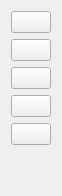
     <widget class="QWidget" name="sidebar_sm" native="true">
      <property name="sizePolicy">
       <sizepolicy hsizetype="Expanding" vsizetype="Preferred">
        <horstretch>0</horstretch>
        <verstretch>0</verstretch>
       </sizepolicy>
      </property>
      <property name="maximumSize">
       <size>
        <width>50</width>
        <height>16777215</height>
       </size>
      </property>
      <layout class="QVBoxLayout" name="verticalLayout_2">
       <item>
        <widget class="QPushButton" name="masterBandara_sm">
         <property name="text">
          <string/>
         </property>
         <property name="icon">
          <iconset>
           <normaloff>../SOAL LKS 25/SOAL LKS 25/IT SOFTWARE SOLUTION/Resources/Icons/map-unselected-72.png</normaloff>../SOAL LKS 25/SOAL LKS 25/IT SOFTWARE SOLUTION/Resources/Icons/map-unselected-72.png</iconset>
         </property>
        </widget>
       </item>
       <item>
        <widget class="QPushButton" name="masterMaskapai_sm">
         <property name="text">
          <string/>
         </property>
         <property name="icon">
          <iconset>
           <normaloff>../SOAL LKS 25/SOAL LKS 25/IT SOFTWARE SOLUTION/Resources/Icons/plane-take-off-unselected-72.png</normaloff>../SOAL LKS 25/SOAL LKS 25/IT SOFTWARE SOLUTION/Resources/Icons/plane-take-off-unselected-72.png</iconset>
         </property>
        </widget>
       </item>
       <item>
        <widget class="QPushButton" name="masterjp_sm">
         <property name="text">
          <string/>
         </property>
         <property name="icon">
          <iconset>
           <normaloff>../SOAL LKS 25/SOAL LKS 25/IT SOFTWARE SOLUTION/Resources/Icons/calendar-unselected-72.png</normaloff>../SOAL LKS 25/SOAL LKS 25/IT SOFTWARE SOLUTION/Resources/Icons/calendar-unselected-72.png</iconset>
         </property>
        </widget>
       </item>
       <item>
        <widget class="QPushButton" name="masterkp_sm">
         <property name="text">
          <string/>
         </property>
         <property name="icon">
          <iconset>
           <normaloff>../SOAL LKS 25/SOAL LKS 25/IT SOFTWARE SOLUTION/Resources/Icons/purchase-tag-alt-unselected-72.png</normaloff>../SOAL LKS 25/SOAL LKS 25/IT SOFTWARE SOLUTION/Resources/Icons/purchase-tag-alt-unselected-72.png</iconset>
         </property>
        </widget>
       </item>
       <item>
        <widget class="QPushButton" name="ubahsp_sm">
         <property name="text">
          <string/>
         </property>
         <property name="icon">
          <iconset>
           <normaloff>../SOAL LKS 25/SOAL LKS 25/IT SOFTWARE SOLUTION/Resources/Icons/notepad-unselected-72.png</normaloff>../SOAL LKS 25/SOAL LKS 25/IT SOFTWARE SOLUTION/Resources/Icons/notepad-unselected-72.png</iconset>
         </property>
        </widget>
       </item>
       <item>
        <spacer name="verticalSpacer_2">
         <property name="orientation">
          <enum>Qt::Orientation::Vertical</enum>
         </property>
         <property name="sizeHint" stdset="0">
          <size>
           <width>20</width>
           <height>40</height>
          </size>
         </property>
        </spacer>
       </item>
      </layout>
     </widget>
